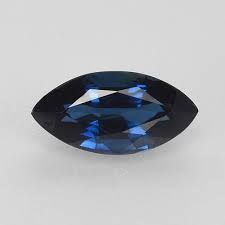
#> input picture backend/assets/gem_inputs/i-001/gemstone.jpg, 225 x 225 px
$ python -i image_preprocessing.py   (imports and definitions only)
#> lines starting #> are read from the running program, lines starting #| are printed output that depends on the picture; after the words box and inside, x2 and y2 are one past the last pixel; in counts of white or black regions, pixels touching at a corner belong together
#> in preprocess_rgb_array, img_bgr is the input picture: shape (225, 225, 3); mean B, G, R 183, 179.4, 177.4
### backend/reusable_components/gem_mask.py
"""HSV based gemstone region detection.

The sapphire datasets contain blue and yellow stones on mostly neutral
backgrounds.  This module isolates the largest coloured blob so that the rest of
the pipeline (cropping, Grad-CAM masking, defect localization) can focus on the
gem itself.
"""

from __future__ import annotations

import cv2
import numpy as np

BLUE_LOWER = np.array([95, 30, 30])
BLUE_UPPER = np.array([135, 255, 255])

BLUE_DARK_LOWER = np.array([90, 20, 15])
BLUE_DARK_UPPER = np.array([140, 255, 200])

YELLOW_LOWER = np.array([15, 30, 30])
YELLOW_UPPER = np.array([40, 255, 255])

_KERNEL = cv2.getStructuringElement(cv2.MORPH_ELLIPSE, (7, 7))


def detect_gem_mask(img_bgr: np.ndarray) -> np.ndarray:
    """Return a uint8 mask (0/255) covering the largest gemstone region.

    Falls back to a centred rectangle when no coloured blob is found so callers
    always receive a usable mask.
    """
    hsv = cv2.cvtColor(img_bgr, cv2.COLOR_BGR2HSV)
#> hsv: shape (225, 225, 3); mean H, S, V 27, 17.8, 183

    mask_blue = cv2.inRange(hsv, BLUE_LOWER, BLUE_UPPER)
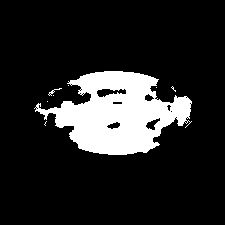
#> mask_blue: shape (225, 225); 14.7% white; 8 white regions (6 under 20 px), largest, box (x1, y1, x2, y2) and area: (34, 71, 192, 155) 7412, (48, 88, 62, 96) 26
    mask_dark = cv2.inRange(hsv, BLUE_DARK_LOWER, BLUE_DARK_UPPER)
#> mask_dark: shape (225, 225); 17.2% white; 2 white regions (1 under 20 px), largest, box (x1, y1, x2, y2) and area: (33, 71, 194, 155) 8700
    mask_yellow = cv2.inRange(hsv, YELLOW_LOWER, YELLOW_UPPER)
#> mask_yellow: shape (225, 225); every value is 0

    mask = cv2.bitwise_or(cv2.bitwise_or(mask_blue, mask_dark), mask_yellow)
#> mask: shape (225, 225); 17.8% white; 2 white regions (1 under 20 px), largest, box (x1, y1, x2, y2) and area: (33, 71, 194, 155) 9014
    mask = cv2.morphologyEx(mask, cv2.MORPH_CLOSE, _KERNEL, iterations=2)
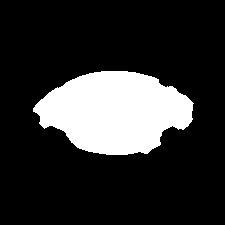
#> mask: shape (225, 225); 18.8% white; 1 white region, box (x1, y1, x2, y2) and area: (33, 71, 194, 155) 9521
    mask = cv2.morphologyEx(mask, cv2.MORPH_OPEN, _KERNEL, iterations=1)
#> mask: shape (225, 225); 18.8% white; 1 white region, box (x1, y1, x2, y2) and area: (33, 71, 193, 155) 9506

    num_labels, labels, stats, _ = cv2.connectedComponentsWithStats(mask, connectivity=8)
#> num_labels = 2; stats = [[0, 0, 225, 225, 41119], [33, 71, 160, 84, 9506]]
    if num_labels <= 1:
        h, w = mask.shape
        mask = np.zeros_like(mask)
        margin_h, margin_w = int(h * 0.2), int(w * 0.2)
        mask[margin_h : h - margin_h, margin_w : w - margin_w] = 255
        return mask

    largest_label = 1 + int(np.argmax(stats[1:, cv2.CC_STAT_AREA]))
#> largest_label = 1
    mask = np.where(labels == largest_label, 255, 0).astype(np.uint8)
    mask = cv2.dilate(mask, _KERNEL, iterations=2)
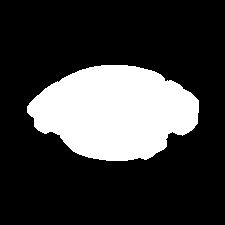
#> mask: shape (225, 225); 23.6% white; 1 white region, box (x1, y1, x2, y2) and area: (27, 65, 199, 161) 11946
    return mask


def mask_bounding_box(
    mask: np.ndarray, threshold: float = 0.5
) -> tuple[int, int, int, int] | None:
    """Return ``(x_min, y_min, x_max, y_max)`` in pixels for a binary mask.

    ``None`` is returned when the mask has no pixel above ``threshold``.
    """
#> called with threshold = 0.5
    binary = (np.asarray(mask, dtype=np.float32) / 255.0) > threshold
    if not binary.any():
        return None
    ys, xs = np.where(binary)
#> ys = 11946 values from 65 to 160; xs = 11946 values, max 198 at index 4151, min 27 at index 5000, mean 114.6
    return int(xs.min()), int(ys.min()), int(xs.max()), int(ys.max())

### backend/reusable_components/image_preprocessing.py
"""Shared image preprocessing for sapphire defect detection.

Pipeline (kept identical between training and inference):

1. bilateral denoise to remove sensor noise while keeping defect edges,
2. HSV gemstone crop so the network always sees the stone close-up,
3. resize to a fixed square the backbone expects (224x224).

``preprocess_rgb_array`` returns ``(processed_rgb, gem_mask)`` where
``processed_rgb`` is float32 in the ``[0, 255]`` range (the same range the Keras
backbones' ``preprocess_input`` expects) and ``gem_mask`` is a uint8 ``0/255``
mask aligned to the processed image.
"""

from __future__ import annotations

import cv2
import numpy as np

from reusable_components.gem_mask import detect_gem_mask, mask_bounding_box

DEFAULT_IMAGE_SIZE: tuple[int, int] = (224, 224)

_BILATERAL_D = 7
_BILATERAL_SIGMA_COLOR = 50
_BILATERAL_SIGMA_SPACE = 50

_CROP_MARGIN = 0.05


def _as_uint8(image: np.ndarray) -> np.ndarray:
    if image.dtype == np.uint8:
        return image
    return np.clip(image, 0, 255).astype(np.uint8)


def _bilateral_denoise(img_bgr: np.ndarray) -> np.ndarray:
    return cv2.bilateralFilter(
        img_bgr,
        d=_BILATERAL_D,
        sigmaColor=_BILATERAL_SIGMA_COLOR,
        sigmaSpace=_BILATERAL_SIGMA_SPACE,
    )


def crop_to_gem(
    img_bgr: np.ndarray, mask: np.ndarray, margin: float = _CROP_MARGIN
) -> tuple[np.ndarray, np.ndarray]:
    """Crop ``img_bgr`` (and ``mask``) to the gem bounding box plus a margin."""
    box = mask_bounding_box(mask)
#> box = (27, 65, 198, 160)
    if box is None:
        return img_bgr, mask

    x_min, y_min, x_max, y_max = box
#> x_min = 27; y_min = 65; x_max = 198; y_max = 160
    h, w = img_bgr.shape[:2]
#> h = 225; w = 225
    pad_x = max(1, int((x_max - x_min) * margin))
#> pad_x = 8
    pad_y = max(1, int((y_max - y_min) * margin))
#> pad_y = 4

    x_min = max(0, x_min - pad_x)
#> x_min = 19
    y_min = max(0, y_min - pad_y)
#> y_min = 61
    x_max = min(w, x_max + pad_x)
#> x_max = 206
    y_max = min(h, y_max + pad_y)
#> y_max = 164

    return img_bgr[y_min:y_max, x_min:x_max], mask[y_min:y_max, x_min:x_max]


def preprocess_rgb_array(
    rgb_array: np.ndarray,
    image_size: tuple[int, int] = DEFAULT_IMAGE_SIZE,
) -> tuple[np.ndarray, np.ndarray]:
    """Preprocess a single RGB image.

    Args:
        rgb_array: ``(H, W, 3)`` RGB image, uint8 or float in ``[0, 255]``.
        image_size: output ``(height, width)``.

    Returns:
        ``(processed_rgb, gem_mask)`` where ``processed_rgb`` is float32
        ``(H, W, 3)`` in ``[0, 255]`` and ``gem_mask`` is uint8 ``(H, W)``.
    """
    if rgb_array.ndim != 3 or rgb_array.shape[2] != 3:
        raise ValueError(f"Expected an (H, W, 3) RGB image, got {rgb_array.shape}")

    rgb_uint8 = _as_uint8(rgb_array)
    img_bgr = cv2.cvtColor(rgb_uint8, cv2.COLOR_RGB2BGR)

    denoised = _bilateral_denoise(img_bgr)
    mask = detect_gem_mask(denoised)

    cropped_bgr, cropped_mask = crop_to_gem(denoised, mask)
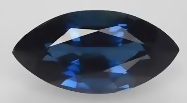
#> cropped_bgr: shape (103, 187, 3); mean B, G, R 135.1, 125.6, 120.4
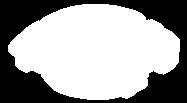
#> cropped_mask: shape (103, 187); 62% white; 1 black region, box (x1, y1, x2, y2) and area: (0, 0, 187, 103) 7315

    resized_bgr = cv2.resize(cropped_bgr, image_size, interpolation=cv2.INTER_AREA)
    resized_mask = cv2.resize(cropped_mask, image_size, interpolation=cv2.INTER_NEAREST)
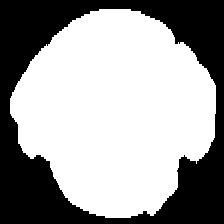
#> resized_mask: shape (224, 224); 62.1% white; 1 black region, box (x1, y1, x2, y2) and area: (0, 0, 224, 224) 19037

    processed_rgb = cv2.cvtColor(resized_bgr, cv2.COLOR_BGR2RGB).astype(np.float32)
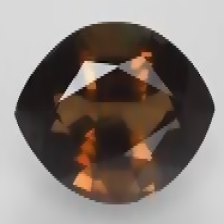
#> processed_rgb: shape (224, 224, 3) float32; mean B, G, R 120.3, 125.5, 135
    return processed_rgb, resized_mask

>>> import cv2
>>> picture = cv2.cvtColor(cv2.imread('../assets/gem_inputs/i-001/gemstone.jpg'), cv2.COLOR_BGR2RGB)
>>> result = preprocess_rgb_array(picture)
